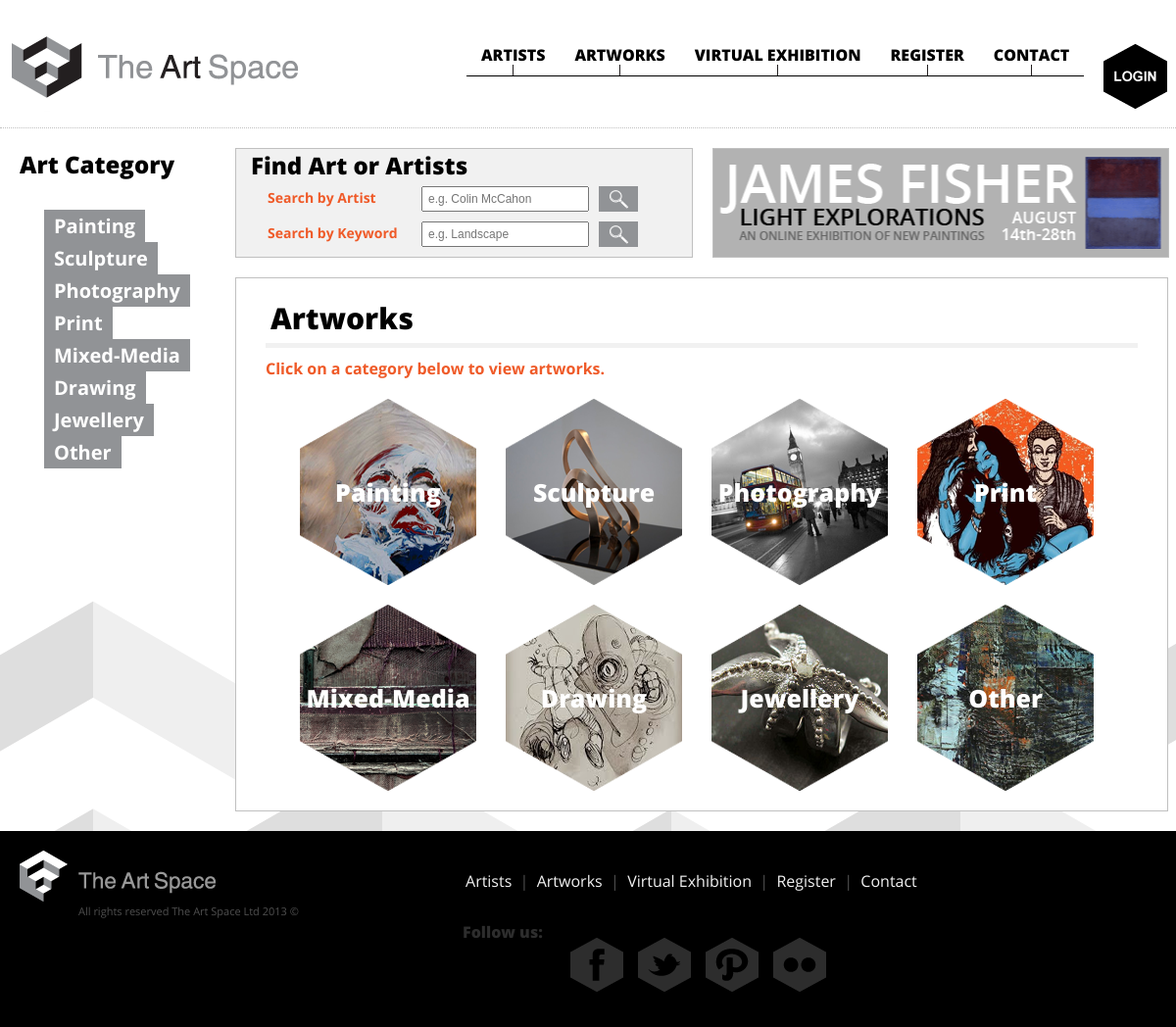
/artworks.php, run on the app's committed database.
### tables this page shows
CREATE TABLE IF NOT EXISTS `tbcategory` (
  `CategoryID` int(11) NOT NULL AUTO_INCREMENT,
  `CategoryName` varchar(50) NOT NULL,
  PRIMARY KEY (`CategoryID`)
);

### includes/categoryClass.php (called while the page is built, shortened)
<?php
require_once ('database.php');
class Category {
	private $sCategoryName;
	public function __construct(){
		$this->sCategoryName = "";
	}
	public function load($iCategoryID){
		$oDatabase = new Database();
		$sQuery = "SELECT CategoryID, CategoryName
					FROM tbcategory
					WHERE CategoryID = ".$iCategoryID;
		$oResult = $oDatabase->query($sQuery);
		$aCategoryInfo = $oDatabase->fetch_array($oResult);
		$this->sCategoryName = $aCategoryInfo['CategoryName'];
	}
	public function __get($sProperty){
		switch ($sProperty){
			case "CategoryName":
				return $this->sCategoryName;
				break;
		}
	}
}
?>

### includes/database.php (called while the page is built, shortened)
<?php
class Database{
    private $sqliConnection;
    public function __construct(){
        $this->sqliConnection = new mysqli(HOST,USER_NAME, PASSWORD, DB_NAME);
    }
    public function query($sSQL){
        $resResult = $this->sqliConnection->query($sSQL);
        return $resResult;
    }
    public function fetch_array($resResult){
        return $resResult->fetch_array(MYSQLI_ASSOC);
    }
}
?>

### includes/categoryManager.php (called while the page is built, shortened)
<?php
require_once ('database.php');
require_once ('categoryClass.php');
class CategoryManager {
	public function getAllCategories(){
		$oDatabase = new Database();
		$sQuery = "SELECT CategoryID FROM tbcategory";
		$oResult = $oDatabase->query($sQuery);
		$aCategories = array();
		while ($aRows = $oDatabase->fetch_array($oResult)){
			$oCategory = new Category();
			$oCategory->load($aRows["CategoryID"]);
			$aCategories[] = $oCategory;
		}
		return $aCategories;
	}
}
?>

### includes/artworkView.php (the view)
<?php
class ArtworkView {
	public function render($aCategories){
		$sHTML = "";
		$sHTML .= '<h1>Artworks</h1>';
		$sHTML .= '<div id="fullwidth">
		            <h3>Click on a category below to view artworks.</h3><p></p>';
		$sHTML .= '<ul id="artwork-nav">';
		for ($i=0;$i<count($aCategories);$i++) {
			$oCurrentCategory = $aCategories[$i];
			$sHTML .= '<li><a class="'.$oCurrentCategory->CategoryName.'" href="artworks.php">'.htmlentities($oCurrentCategory->CategoryName).'</a></li>';
		}
		$sHTML .= '</ul>';
		$sHTML .= '</div>';
		return $sHTML;
	}
}
?>

### includes/categoryMenuView.php
<?php
class MenuView {
	public function render($aCategories){
		$sHTML = '';
		$sHTML .= '<ul id="cat-nav">';
		for ($i=0;$i<count($aCategories);$i++) {
			$oCurrentCategory = $aCategories[$i];
			$sHTML .= '<li><a href="artworks.php">'.htmlentities($oCurrentCategory->CategoryName).'</a></li>';
		}
		$sHTML .= '</ul>';
		return $sHTML;
	}
}
?>

### assets/css/main.css (style rules this page uses)
html, body, div, span, applet, object, iframe, h1, h2, h3, h4, h5, h6, p, blockquote, pre, a, abbr, acronym, address, big, cite, code, del, dfn, em, img, ins, kbd, q, s, samp, small, strike, strong, sub, sup, tt, var, b, u, i, center, dl, dt, dd, ol, ul, li, fieldset, form, label, legend, table, caption, tbody, tfoot, thead, tr, th, td, article, aside, canvas, details, embed, figure, figcaption, footer, header, hgroup, menu, nav, output, ruby, section, summary, time, mark, audio, video { margin: 0; padding: 0; border: 0; font-size: 100%; font: inherit; vertical-align: baseline; }
body { font-family: 'OpenSansRegular'; background-image: url('../images/bglarge.png'); background-repeat: repeat-x; background-position: -200px 500px; color: #4f4f4f; }
h1, h2, h3, h4, h5 { font-family: 'OpenSansExtrabold'; color: black; }
h1 { font-size: 30px; }
#cat-nav { list-style: none; font-family: 'OpenSansBold'; margin-top: 30px; margin-left: 25px; font-size: 20px; }
#cat-nav li a { text-decoration: none; color: white; background-color: #919396; display: inline-block; padding: 3px 10px; }
#main h1 { border-bottom: 5px solid #F1F1F1; margin: 20px 30px 10px 30px; padding-bottom: 5px; text-indent: 5px; }
#main h2, #main h3 { color: #EF5A28; font-family: 'OpenSansBold'; }
#fullwidth { width: 890px; margin-left: 30px; }
#fullwidth a { text-decoration: none; color: #EF5A28; }
#artwork-nav { list-style-type: none; margin-left: 35px; }
#artwork-nav li { float: left; margin-right: 30px; margin-bottom: 20px; font-family: 'OpenSansExtrabold'; font-size: 25px; text-align: center; line-height: 190px; }
#artwork-nav li a { display: block; width: 180px; height: 190px; color: white; background-image: url('../images/sculpture.png'); background-repeat: no-repeat; background-position: top; }
#artwork-nav .Painting { background-image: url('../images/painting.png'); }
#artwork-nav .Sculpture { background-image: url('../images/sculpture.png'); }
#artwork-nav .Photography { background-image: url('../images/photography.png'); }
#artwork-nav .Print { background-image: url('../images/print.png'); }
#artwork-nav .Mixed-Media { background-image: url('../images/mixed-media.png'); }
#artwork-nav .Drawing { background-image: url('../images/drawing.png'); }
#artwork-nav .Jewellery { background-image: url('../images/jewellery.png'); }
#artwork-nav .Other { background-image: url('../images/other.png'); }

### data on the page
tbcategory: CategoryName "Painting", shows a picture
tbcategory: CategoryName "Sculpture", shows a picture
tbcategory: CategoryName "Photography", shows a picture
tbcategory: CategoryName "Print", shows a picture
tbcategory: CategoryName "Mixed-Media", shows a picture
tbcategory: CategoryName "Drawing", shows a picture
tbcategory: CategoryName "Jewellery", shows a picture
tbcategory: CategoryName "Other", shows a picture
